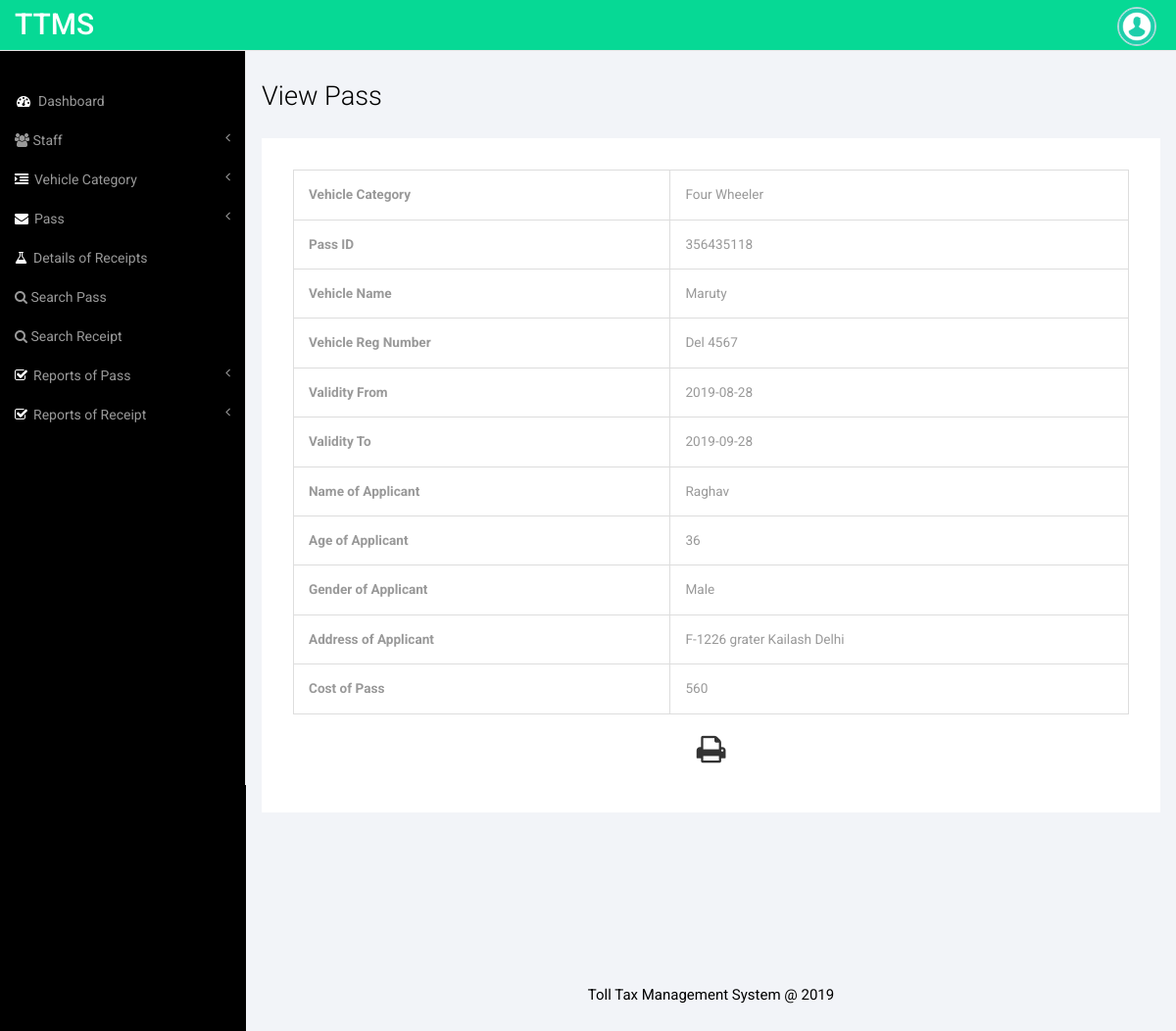
/ttms/admin/view-pass.php?viewid=1 (signed in), run on the app's committed database.
### tables this page shows
CREATE TABLE `tblpass` (
  `ID` int(10) NOT NULL,
  `Passid` varchar(120) NOT NULL,
  `VehicleCat` varchar(120) DEFAULT NULL,
  `VehicleName` varchar(120) DEFAULT NULL,
  `RegNumber` char(50) DEFAULT NULL,
  `Validityfrom` varchar(120) DEFAULT NULL,
  `ValidityTo` varchar(120) DEFAULT NULL,
  `AppName` varchar(120) DEFAULT NULL,
  `AppGender` varchar(50) DEFAULT NULL,
  `AppAge` int(20) NOT NULL,
  `AppAdd` mediumtext DEFAULT NULL,
  `PassCost` varchar(50) DEFAULT NULL,
  `CreationDate` timestamp NOT NULL DEFAULT current_timestamp()
);

### ttms/admin/view-pass.php (the view, shortened to what this page needs)
<?php
include('includes/dbconnection.php');
  ?>
<!DOCTYPE HTML>
<html>
<head>
<link href="css/bootstrap.min.css" rel='stylesheet' type='text/css' />
<link href="css/style.css" rel='stylesheet' type='text/css' />
<link href="css/font-awesome.css" rel="stylesheet">
</head>
<body>
<div id="wrapper">
        <?php include_once('includes/sidebar.php');?>
        <?php include_once('includes/header.php');?>
        <div id="page-wrapper">
        <div class="col-md-12 graphs">
	   <div class="xs">
  	    <h3>View Pass</h3>
  	    <div class="well1 white" id="exampl">
  <?php
$vid=$_GET['viewid'];
$ret=mysqli_query($con,"select * from tblpass where ID='$vid'");
while ($row=mysqli_fetch_array($ret)) {
?>
          <fieldset>
             <table border="1" class="table table-bordered mg-b-0" width="100%">
              <tr>
    <th>Vehicle Category</th>
    <td><?php echo $row['VehicleCat'];?></td>
  </tr>
        <tr>
    <th>Pass ID</th>
    <td><?php echo $row['Passid'];?></td>
  </tr>
  <tr>
    <th>Vehicle Name</th>
    <td><?php echo $row['VehicleName'];?></td>
  </tr>
    <tr>
    <th>Vehicle Reg Number</th>
    <td><?php echo $row['RegNumber'];?></td>
  </tr>
  <tr>
    <th>Validity From</th>
    <td><?php echo $row['Validityfrom'];?></td>
  </tr>
  <tr>
    <th>Validity To</th>
    <td><?php echo $row['ValidityTo'];?></td>
  </tr>
  <tr>
    <th>Name of Applicant</th>
    <td><?php echo $row['AppName'];?></td>
  </tr>
  <tr>
    <th>Age of Applicant</th>
    <td><?php echo $row['AppAge'];?></td>
  </tr>
  <tr>
    <th>Gender of Applicant</th>
    <td><?php echo $row['AppGender'];?></td>
  </tr>
  <tr>
    <th>Address of Applicant</th>
    <td><?php echo $row['AppAdd'];?></td>
  </tr>
  <tr>
    <th>Cost of Pass</th>
    <td><?php echo $row['PassCost'];?></td>
  </tr>
         <?php } ?>
       </table>
            <div class="form-group">
           <p style="margin-top:1%"  align="center">
  <i class="fa fa-print fa-2x" style="cursor: pointer;"  OnClick="CallPrint(this.value)" ></i>
</p>
     </div>
          </fieldset>
      </div>
    </div>
    <?php include_once('includes/footer.php');?>
   </div>
      </div>
   </div>
<link href="css/custom.css" rel="stylesheet">
</body>
</html>

### ttms/admin/css/style.css (style rules this page uses)
h4, h5, h6, h1, h2, h3 { margin-top: 0; }
p { margin: 0; }
html, body { font-family: 'Roboto', sans-serif; font-size: 100%; background:#000; overflow-x: hidden; }
.graphs { padding: 2em 1em; background: #f2f4f8; font-family: 'Roboto', sans-serif; }
.xs h3, .widget_head { color:#000; font-size:1.7em; font-weight:300; margin-bottom: 1em; }
.table > thead > tr > th, .table > tbody > tr > th, .table > tfoot > tr > th, .table > thead > tr > td, .table > tbody > tr > td, .table > tfoot > tr > td { border-top: none !important; }
.well1 { background:#fff; padding:2em; }
.table > thead > tr > th, .table > tbody > tr > th, .table > tfoot > tr > th, .table > thead > tr > td, .table > tbody > tr > td, .table > tfoot > tr > td { font-size: 0.85em; color: #999; }
.table td, .table>tbody>tr>td, .table>tbody>tr>th, .table>tfoot>tr>td, .table>tfoot>tr>th, .table>thead>tr>td, .table>thead>tr>th { padding:15px !important; }

### ttms/admin/css/custom.css (style rules this page uses)
#wrapper { width: 100%; }
#page-wrapper { min-height: 568px; background-color: #fff; }
@media (min-width:768px) { #page-wrapper { position: inherit; margin: 0 0 0 250px; border-left: 1px solid #e7e7e7; } }

### data on the page
tblpass: VehicleCat "Four Wheeler", Passid "356435118", VehicleName "Maruty", RegNumber "Del 4567", Validityfrom "2019-08-28", ValidityTo "2019-09-28", AppName "Raghav", AppAge "36", AppGender "Male", AppAdd "F-1226 grater Kailash Delhi", PassCost "560"
